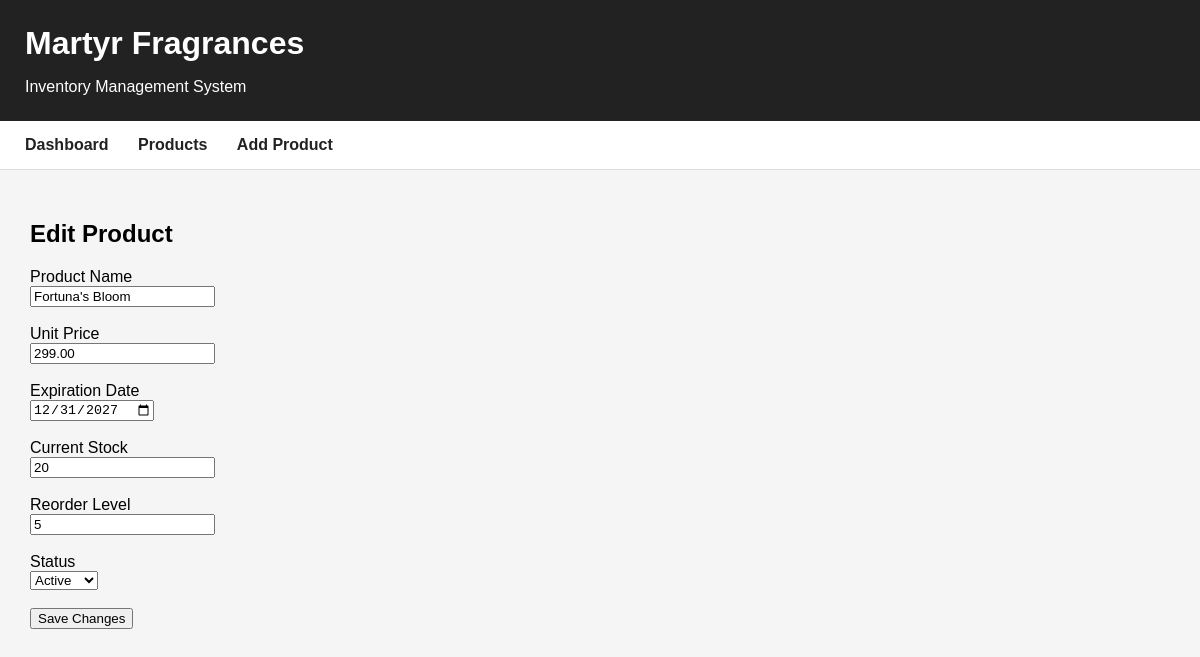
The app's page /edit_product.php?id=1, older data.
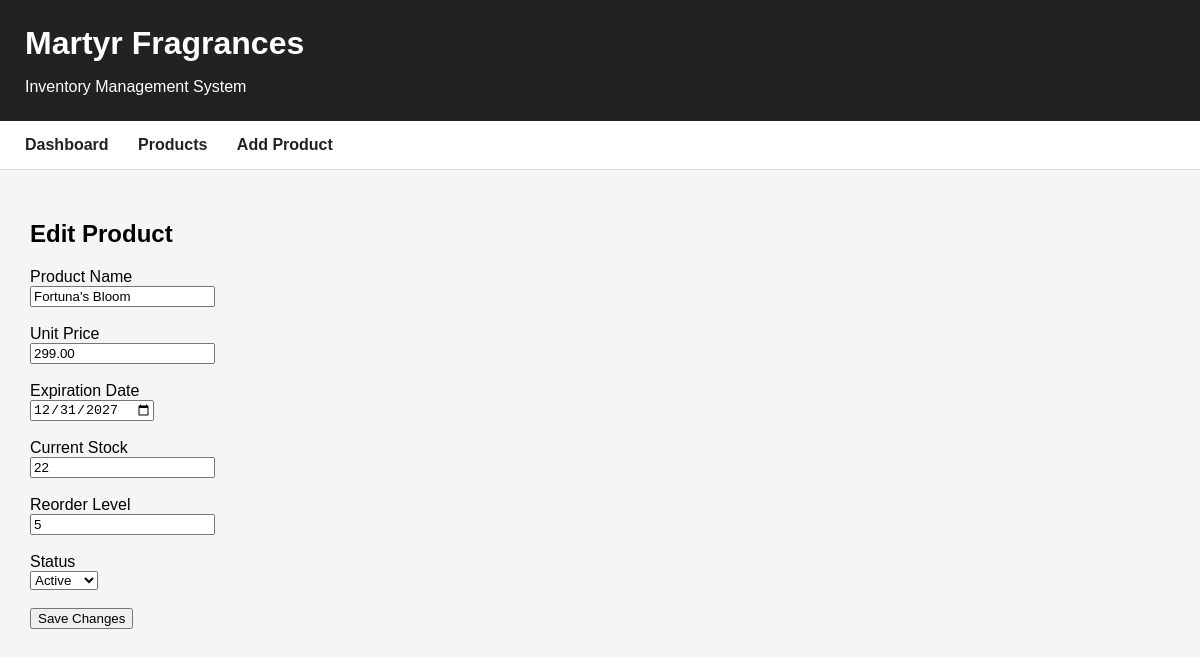
The same page, newer data.
### tables this page shows
CREATE TABLE `products` (
  `product_id` int(11) NOT NULL AUTO_INCREMENT,
  `product_name` varchar(100) NOT NULL,
  `unit_price` decimal(10,2) NOT NULL,
  `expiration_date` date DEFAULT NULL,
  `current_stock` int(11) NOT NULL DEFAULT 0,
  `reorder_level` int(11) NOT NULL DEFAULT 0,
  `status` varchar(20) NOT NULL DEFAULT 'Active',
  PRIMARY KEY (`product_id`)
);

### edit_product.php (the view, shortened to what this page needs)
<?php
include "martyfragrance_db.php";
$product_id = $_GET["id"];
$sql = "SELECT * FROM products WHERE product_id = ?";
$stmt = $conn->prepare($sql);
$stmt->bind_param("i", $product_id);
$stmt->execute();
$result = $stmt->get_result();
$product = $result->fetch_assoc();
?>
<!DOCTYPE html>
<html lang="en">
<head>
    <link rel="stylesheet" href="style.css">
</head>
<body>
<header>
    <h1>Martyr Fragrances</h1>
    <p>Inventory Management System</p>
</header>
<nav>
    <a href="index.php">Dashboard</a>
    <a href="products.php">Products</a>
    <a href="add_product.php">Add Product</a>
</nav>
<main>
    <h2>Edit Product</h2>
    <form method="POST">
        <label>Product Name</label>
        <br>
        <input
            type="text"
            name="product_name"
            value="<?php echo htmlspecialchars($product["product_name"]); ?>"
            required
        >
        <br><br>
        <label>Unit Price</label>
        <br>
        <input
            type="number"
            name="unit_price"
            step="0.01"
            value="<?php echo $product["unit_price"]; ?>"
            required
        >
        <br><br>
        <label>Expiration Date</label>
        <br>
        <input
            type="date"
            name="expiration_date"
            value="<?php echo $product["expiration_date"]; ?>"
        >
        <br><br>
        <label>Current Stock</label>
        <br>
        <input
            type="number"
            name="current_stock"
            min="0"
            value="<?php echo $product["current_stock"]; ?>"
            required
        >
        <br><br>
        <label>Reorder Level</label>
        <br>
        <input
            type="number"
            name="reorder_level"
            min="0"
            value="<?php echo $product["reorder_level"]; ?>"
            required
        >
        <br><br>
        <label>Status</label>
        <br>
        <select name="status">
            <option value="Active"
                <?php
                if ($product["status"] == "Active") {
                    echo "selected";
                }
                ?>>
                Active
            </option>
        </select>
        <br><br>
        <button type="submit">
            Save Changes
        </button>
    </form>
</main>
</body>
</html>

Row changes from the older to the newer data that the page shows:
changed products "Fortuna's Bloom": current_stock "20" → "22"
